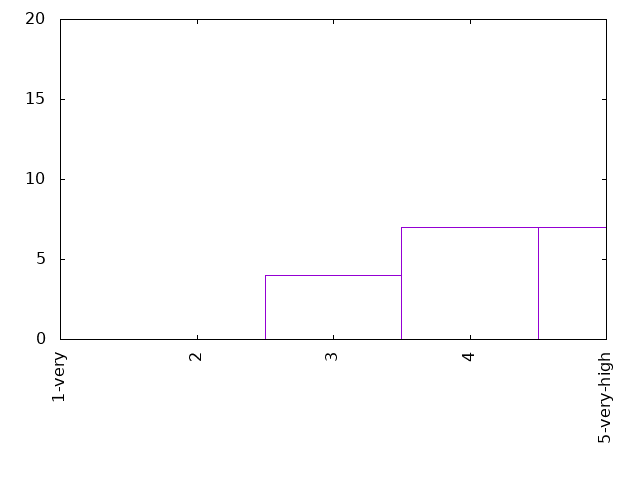

Here is the gnuplot script that generated this plot:
set term png
set out "18-20famrel.png"
set key off
set xtics rotate
set yrange[0:20]

plot '18-20famrel.dat' using 1:xticlabel(2) with boxes
